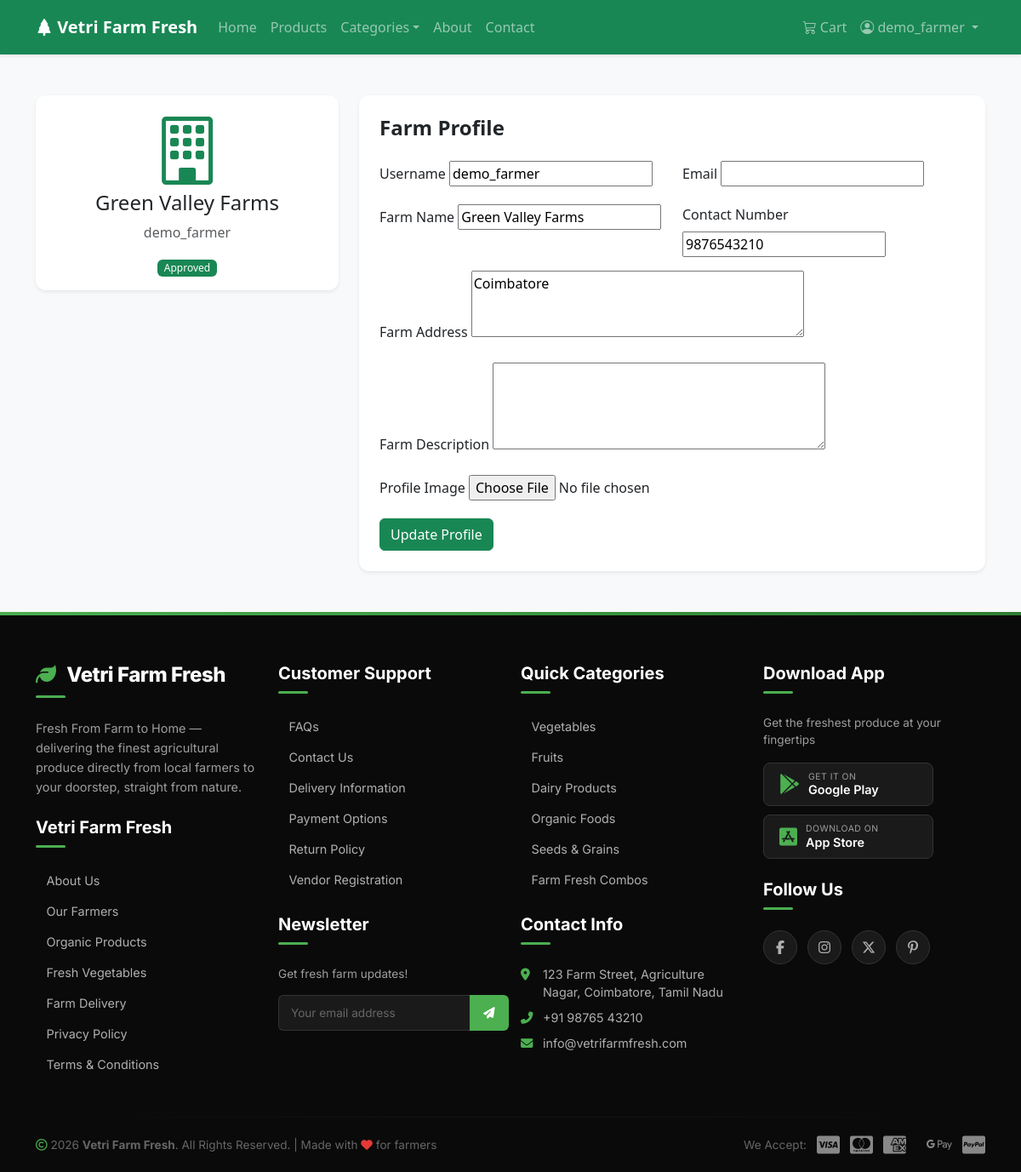
The app's page /accounts/profile/farmer/ (signed in) with its own data.
### accounts/models.py (models this page shows, shortened)
class Farmer(models.Model):
    user = models.OneToOneField(User, on_delete=models.CASCADE)
    farm_name = models.CharField(max_length=200)
    farm_address = models.TextField()
    contact_number = models.CharField(max_length=15)
    profile_image = models.ImageField(upload_to='profile_images/', blank=True, null=True)
    farm_description = models.TextField(blank=True)
    is_approved = models.BooleanField(default=False)
    created_at = models.DateTimeField(auto_now_add=True)

### accounts/views.py (the view)
# urls.py: path('profile/farmer/', views.farmer_profile, name='farmer_profile'),
@login_required
def farmer_profile(request):
    try:
        farmer = Farmer.objects.get(user=request.user)
    except Farmer.DoesNotExist:
        messages.error(request, 'Farmer profile not found.')
        return redirect('home')
    if request.method == 'POST':
        user_form = UserUpdateForm(request.POST, instance=request.user)
        profile_form = FarmerProfileForm(request.POST, request.FILES, instance=farmer)
        if user_form.is_valid() and profile_form.is_valid():
            user_form.save()
            profile_form.save()
            messages.success(request, 'Profile updated successfully!')
            return redirect('accounts:farmer_profile')
    else:
        user_form = UserUpdateForm(instance=request.user)
        profile_form = FarmerProfileForm(instance=farmer)
    return render(request, 'accounts/farmer_profile.html', {'user_form': user_form, 'profile_form': profile_form})

### templates/accounts/farmer_profile.html (shortened to what this page needs)
{% extends 'base.html' %}
{% load static %}
{% block content %}
<div class="container py-5">
    <div class="row">
        <div class="col-md-4">
            <div class="card border-0 shadow-sm text-center">
                <div class="card-body">
                    {% if user.farmer.profile_image %}
                        <img src="{{ user.farmer.profile_image.url }}" class="rounded-circle mb-3" style="width: 150px; height: 150px; object-fit: cover;">
                    {% else %}
                        <i class="bi bi-building display-1 text-success"></i>
                    {% endif %}
                    <h4>{{ user.farmer.farm_name }}</h4>
                    <p class="text-muted">{{ user.get_full_name|default:user.username }}</p>
                    {% if user.farmer.is_approved %}
                        <span class="badge bg-success">Approved</span>
                    {% else %}
                        <span class="badge bg-warning text-dark">Pending Approval</span>
                    {% endif %}
                </div>
            </div>
        </div>
        <div class="col-md-8">
            <div class="card border-0 shadow-sm">
                <div class="card-body p-4">
                    <h4 class="fw-bold mb-4">Farm Profile</h4>
                    <form method="post" enctype="multipart/form-data">
                        <div class="row">
                            <div class="col-md-6 mb-3">
                                <label class="form-label">Username</label>
                                {{ user_form.username }}
                            </div>
                            <div class="col-md-6 mb-3">
                                <label class="form-label">Email</label>
                                {{ user_form.email }}
                            </div>
                        </div>
                        <div class="row">
                            <div class="col-md-6 mb-3">
                                <label class="form-label">Farm Name</label>
                                {{ profile_form.farm_name }}
                            </div>
                            <div class="col-md-6 mb-3">
                                <label class="form-label">Contact Number</label>
                                {{ profile_form.contact_number }}
                            </div>
                        </div>
                        <div class="mb-3">
                            <label class="form-label">Farm Address</label>
                            {{ profile_form.farm_address }}
                        </div>
                        <div class="mb-3">
                            <label class="form-label">Farm Description</label>
                            {{ profile_form.farm_description }}
                        </div>
                        <div class="mb-3">
                            <label class="form-label">Profile Image</label>
                            {{ profile_form.profile_image }}
                        </div>
                        <button type="submit" class="btn btn-success">Update Profile</button>
                    </form>
                </div>
            </div>
        </div>
    </div>
</div>
{% endblock %}

### templates/base.html (shortened to what this page needs)
<!DOCTYPE html>
<html lang="en">
<head>
    <link href="https://cdn.jsdelivr.net/npm/bootstrap@5.3.2/dist/css/bootstrap.min.css" rel="stylesheet">
    <link rel="stylesheet" href="https://cdn.jsdelivr.net/npm/bootstrap-icons@1.11.2/font/bootstrap-icons.min.css">
    <link rel="stylesheet" href="https://cdnjs.cloudflare.com/ajax/libs/font-awesome/6.5.1/css/all.min.css">
    {% load static %}
    <link rel="stylesheet" href="{% static 'css/style.css' %}">
</head>
<body>
    <nav class="navbar navbar-expand-lg navbar-dark bg-success shadow-sm">
        <div class="container">
            <a class="navbar-brand fw-bold" href="{% url 'home' %}">
                <i class="bi bi-tree-fill"></i> Vetri Farm Fresh
            </a>
            <div class="collapse navbar-collapse" id="navbarNav">
                <ul class="navbar-nav me-auto">
                    <li class="nav-item"><a class="nav-link" href="{% url 'home' %}">Home</a></li>
                    <li class="nav-item"><a class="nav-link" href="{% url 'marketplace:product_list' %}">Products</a></li>
                    <li class="nav-item dropdown">
                        <a class="nav-link dropdown-toggle" href="#" role="button" data-bs-toggle="dropdown">Categories</a>
                    </li>
                    <li class="nav-item"><a class="nav-link" href="{% url 'about' %}">About</a></li>
                    <li class="nav-item"><a class="nav-link" href="{% url 'contact' %}">Contact</a></li>
                </ul>
                <ul class="navbar-nav">
                    {% if user.is_authenticated %}
                        <li class="nav-item">
                            <a class="nav-link position-relative" href="{% url 'marketplace:view_cart' %}">
                                <i class="bi bi-cart3"></i> Cart
                            </a>
                        </li>
                        <li class="nav-item dropdown">
                            <a class="nav-link dropdown-toggle" href="#" role="button" data-bs-toggle="dropdown">
                                <i class="bi bi-person-circle"></i> {{ user.username }}
                            </a>
                        </li>
                    {% endif %}
                </ul>
            </div>
        </div>
    </nav>
    <main>
        {% block content %}{% endblock %}
    </main>
    <footer class="vff-footer">
        <div class="container">
            <div class="row">
                <div class="col-lg-3 col-md-6 mb-4 mb-lg-0">
                    <h5 class="brand-text"><i class="fas fa-leaf"></i> Vetri Farm Fresh</h5>
                    <p class="tagline">Fresh From Farm to Home — delivering the finest agricultural produce directly from local farmers to your doorstep, straight from nature.</p>
                    <h5 style="margin-top: 1.5rem;">Vetri Farm Fresh</h5>
                    <ul>
                        <li><a href="{% url 'about' %}">About Us</a></li>
                        <li><a href="#">Our Farmers</a></li>
                        <li><a href="{% url 'marketplace:product_list' %}?organic=true">Organic Products</a></li>
                        <li><a href="{% url 'marketplace:product_list' %}?category=1">Fresh Vegetables</a></li>
                        <li><a href="#">Farm Delivery</a></li>
                        <li><a href="#">Privacy Policy</a></li>
                        <li><a href="#">Terms &amp; Conditions</a></li>
                    </ul>
                </div>
                <div class="col-lg-3 col-md-6 mb-4 mb-lg-0">
                    <h5>Customer Support</h5>
                    <ul>
                        <li><a href="#">FAQs</a></li>
                        <li><a href="{% url 'contact' %}">Contact Us</a></li>
                        <li><a href="#">Delivery Information</a></li>
                        <li><a href="#">Payment Options</a></li>
                        <li><a href="#">Return Policy</a></li>
                        <li><a href="{% url 'accounts:farmer_register' %}">Vendor Registration</a></li>
                    </ul>
                    <h5 style="margin-top: 1.8rem;">Newsletter</h5>
                    <p style="color: #9e9e9e; font-size: 0.85rem; margin-bottom: 8px;">Get fresh farm updates!</p>
                    <div class="newsletter-input">
                        <input type="email" placeholder="Your email address">
                        <button type="submit"><i class="fas fa-paper-plane"></i></button>
                    </div>
                </div>
                <div class="col-lg-3 col-md-6 mb-4 mb-lg-0">
                    <h5>Quick Categories</h5>
                    <ul>
                        <li><a href="{% url 'marketplace:product_list' %}?category=1">Vegetables</a></li>
                        <li><a href="{% url 'marketplace:product_list' %}?category=2">Fruits</a></li>
                        <li><a href="{% url 'marketplace:product_list' %}?category=4">Dairy Products</a></li>
                        <li><a href="{% url 'marketplace:product_list' %}?category=3">Organic Foods</a></li>
                        <li><a href="{% url 'marketplace:product_list' %}?category=5">Seeds &amp; Grains</a></li>
                        <li><a href="#">Farm Fresh Combos</a></li>
                    </ul>
                    <h5 style="margin-top: 1.8rem;">Contact Info</h5>
                    <div class="contact-info">
                        <p><i class="fas fa-map-marker-alt"></i>123 Farm Street, Agriculture Nagar, Coimbatore, Tamil Nadu</p>
                        <p><i class="fas fa-phone-alt"></i>+91 98765 43210</p>
                        <p><i class="fas fa-envelope"></i>info@vetrifarmfresh.com</p>
                    </div>
                </div>
                <div class="col-lg-3 col-md-6 mb-4 mb-lg-0">
                    <h5>Download App</h5>
                    <p style="color: #9e9e9e; font-size: 0.85rem;">Get the freshest produce at your fingertips</p>
                    <div class="app-buttons">
                        <a href="#" class="app-btn">
                            <i class="fab fa-google-play"></i>
                            <span class="btn-text">
                                <small>Get it on</small>
                                <span>Google Play</span>
                            </span>
                        </a>
                        <a href="#" class="app-btn">
                            <i class="fab fa-app-store-ios"></i>
                            <span class="btn-text">
                                <small>Download on</small>
                                <span>App Store</span>
                            </span>
                        </a>
                    </div>
                    <h5 style="margin-top: 1.5rem;">Follow Us</h5>
                    <div class="social-links">
                        <a href="#" aria-label="Facebook"><i class="fab fa-facebook-f"></i></a>
                        <a href="#" aria-label="Instagram"><i class="fab fa-instagram"></i></a>
                        <a href="#" aria-label="Twitter/X"><i class="fab fa-x-twitter"></i></a>
                        <a href="#" aria-label="Pinterest"><i class="fab fa-pinterest-p"></i></a>
                    </div>
                </div>
            </div>
            <hr class="footer-divider">
            <div class="footer-bottom">
                <p><i class="far fa-copyright"></i> 2026 <strong>Vetri Farm Fresh</strong>. All Rights Reserved. | Made with <i class="fas fa-heart" style="color: #e53935;"></i> for farmers</p>
                <div class="payment-methods">
                    <span>We Accept:</span>
                    <i class="fab fa-cc-visa" title="Visa"></i>
                    <i class="fab fa-cc-mastercard" title="Mastercard"></i>
                    <i class="fab fa-cc-amex" title="Amex"></i>
                    <i class="fab fa-google-pay" title="Google Pay"></i>
                    <i class="fab fa-cc-paypal" title="PayPal"></i>
                </div>
            </div>
        </div>
    </footer>
</body>
</html>

### records on screen
Farmer: farm_name "Green Valley Farms", contact_number "9876543210", farm_address "Coimbatore"

### other values on screen
{{ user.username }} "demo_farmer"
{{ user.farmer.farm_name }} "Green Valley Farms"
{{ user.get_full_name|default:user.username }} "demo_farmer"
